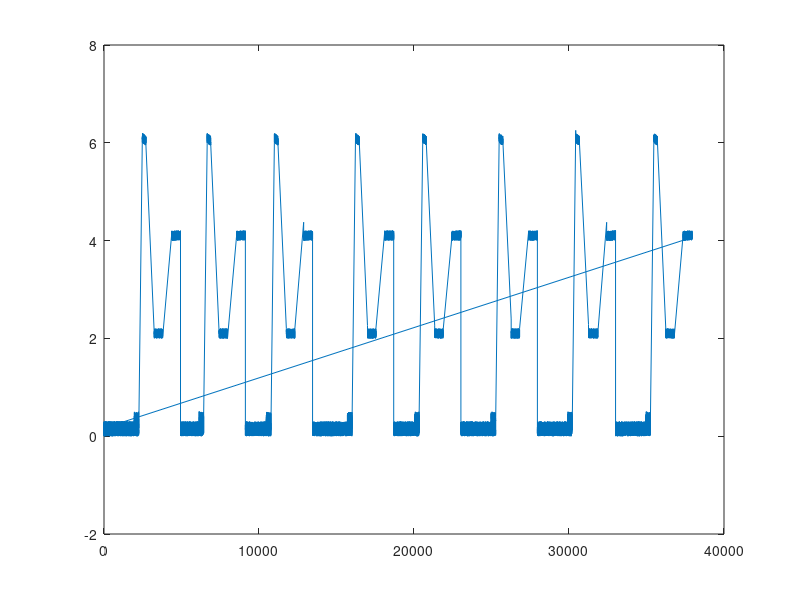

MATLAB code for this plot: (Note: this script raises an error after producing the figure.)
clear all
close all
clc
%%

cd D:\repositorios-local\motif-discovery\

periodos=8; %Número de ejecuciones de cada proceso
ops=4; %Número de fases en cada proceso
time_op=[2*60,10*60];
mean_op=[0,10];
amp_op=[0,1];
time_stop=[0.5*60,2*60];
dt= 1; %Frecuencia de sampleo

formas=[0:1:3]; % 0 plana, 1 ascendente, 2 descendente, 3 harmonico

op.form=randi([min(formas),max(formas)],ops,1); %Secuencia de formas que tendrá todo el proceso
op.dur=randi(time_op,ops,1); %Duración de cada "forma" a lo largo del proceso
op.mean=randi(mean_op,ops,1); %Valor medio de cada forma a lo largo del proceso
op.amp= 0.1*rand(ops, 1); %Amplitud de cada forma a lo largo del proceso randi(amp_op,ops,1)
op.stop=zeros(ops,1); %Tiempo en zona de "no trabajo" (en torno al 0) %randi(time_stop,ops,1)
op.stop(1)=op.stop(1)+10*150; %Se aumenta el primer tramo de "no trabajo" en 600 puntos


tabla=zeros(ops*periodos,2);
[per_m,op_m]=meshgrid([1:1:periodos],[1:1:ops]);

tabla(:,1)=per_m(:);
tabla(:,2)=op_m(:);

%%
tic
for cont=1:length(tabla)    


    if rand>0.9
        t_mod=randi([9,11],1)/10;
    else
        t_mod=1;
    end
        time_op=[dt:dt:op.dur(tabla(cont,2))*t_mod];
    switch op.form(tabla(cont,2))
        case 0
            serie_op=op.mean(tabla(cont,2))*ones(size(time_op))+0.2*rand(size(time_op)); %randi([-1,1],size(time_op))
        case 1            
            serie_op=linspace(op.mean(tabla(cont,2)),op.mean(tabla(cont,2))+op.amp(tabla(cont,2)),(length(time_op)))+0.2*rand(size(time_op));
        case 2
            serie_op=linspace(op.mean(tabla(cont,2)),op.mean(tabla(cont,2))-op.amp(tabla(cont,2)),(length(time_op)))+0.2*rand(size(time_op));
        case 3
            serie_op=op.mean(tabla(cont,2))+op.amp(tabla(cont,2))*cos(time_op/max(time_op)*5)+0.5*rand(size(time_op));
    end

    if op.stop(tabla(cont,2)) ~= 0
        time_stop=[dt:dt:op.stop(tabla(cont,2))*randi([5,15],1)/10];
        serie_stop=0.3*rand(size(time_stop));
    else
        time_stop = [time_op(end)+1];
        serie_stop = [serie_op(end)+0.2*rand(1)];
        %.*randi([-1,1],size(time_stop))
    end


    if cont==1
        time_op=time_op+time_stop(end);
        time=[time_stop,time_op];
        serie=[serie_stop,serie_op];
        f_periodo=tabla(cont,1)*ones(size(time_op));
        f_op=[zeros(size(time_stop)),tabla(cont,2)*ones(size(time_op))];
    else
        time_stop=time_stop+time(end);
        time_op=time_op+time_stop(end);
        time=[time,time_stop,time_op];
        serie=[serie,serie_stop,serie_op];
        f_periodo=[f_periodo,tabla(cont,1)*ones(size([time_stop,time_op]))];
        f_op=[f_op,[zeros(size(time_stop)),tabla(cont,2)*ones(size(time_op))]];
        
    end

    if cont == length(tabla)
        time_stop=[dt:dt:op.stop(1)*randi([5,15],1)/10];
        serie_stop=0.3*rand(size(time_stop));
        time=[time,time_stop];
        serie=[serie,serie_stop];
        f_periodo=[f_periodo,tabla(cont,1)*ones([1,2])];
        f_op=[f_op,[zeros(size(time_stop)),tabla(cont,2)*ones(size(time_op))]];
    end
end
t_serie=toc
serie = serie(:);
%%
% tic
figure
plot(time,serie)
% 
% figure
% for cont=1:periodos
%     id=find(f_periodo==cont);
%     plot(time(id),serie(id))
%     hold on
% end
% t_plot1=toc
% tic
% colores=jet(ops);
% for cont=1:ops
%     id=find(f_op==cont);
%     plot(time(id),serie(id),'.','color',colores(cont,:))
%     hold on
% end
% t_plot2=toc
%%
% op_fig=10;
% colores=jet(periodos);
% figure
% for cont=1:periodos
%     id1=find(f_periodo==cont);
%     id2=find(f_op==op_fig);
%     id=intersect(id1,id2);
%     plot(time(id)-time(id(1)),serie(id),'color',colores(cont,:))
%     hold on
% end
%    



%%

%STORE TABLE


series_table = table(serie);
series_table = renamevars(series_table, 'serie', 'var');
writetable(series_table,'data\data-gen-test.csv')


